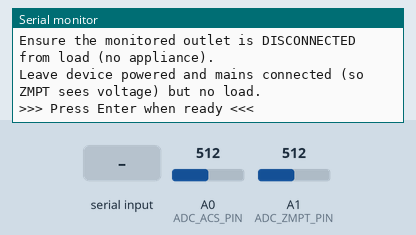
Recording of a sketch running on a simulated Arduino Nano, built with avr-gcc and run on an emulated ATmega328P. Parts: the last lines printed to the serial monitor. The inputs (shaded band) are chosen by the test bench; at power-on: A0 (ADC_ACS_PIN) = 512, A1 (ADC_ZMPT_PIN) = 512.

Above: at 0.9 s.
1.0 s: "90,45\n" received over Serial
At 1.5 s:
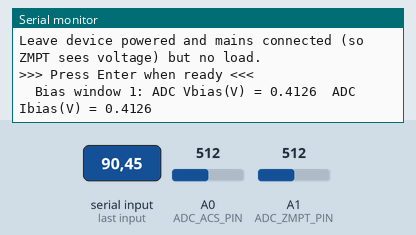
3.3 s: "30,150\n" received over Serial
At 4.5 s:
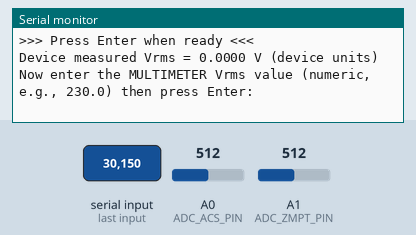
5.0 s: "5\n" received over Serial
At 6.2 s:
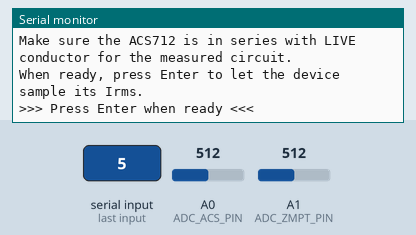
6.5 s: "90\n" received over Serial
At 7.0 s:
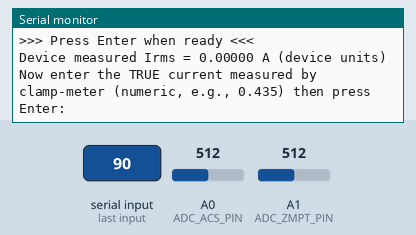
8.2 s: "200\n" received over Serial
At 9.4 s:
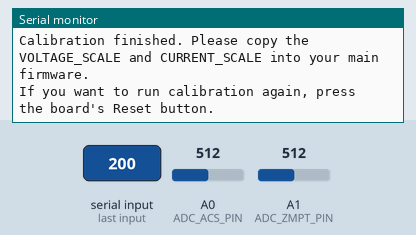

The sketch:

SaveUp_Calibration_V1.ino
```cpp
/*
  Edge AI SaveUp - Calibration script (Serial logger + CSV)
  For: Arduino Nano RP2040 Connect
  Sensors: ACS712-05A -> ADC_ACS, ZMPT101B -> ADC_ZMPT, DHT11 optional
  NOTE: Ensure sensor outputs are within 0-3.3V ADC range before running.
  Author: Muhammad Idris (calibration helper)
*/

#include <Arduino.h>

// === PIN CONFIG ===
const int ADC_ACS_PIN = A0;    // ACS712 output (current) -> ADC
const int ADC_ZMPT_PIN = A1;   // ZMPT101B output (voltage) -> ADC
const int DHT_PIN = 2;         // optional
const unsigned long BAUD = 115200;

// === ADC / sampling config ===
const float Vref = 3.3f;       // RP2040 ADC reference
const int ADC_MAX = 4095;      // 12-bit ADC resolution
const float ADC_TO_V = Vref / ADC_MAX;

// Recommended: sampleFreq = 2000 Hz (2kHz)
const unsigned int SAMPLE_FREQ = 2000;
const unsigned int SAMPLE_PERIOD_US = 1000000UL / SAMPLE_FREQ;

// Sample over N mains cycles. For 50 Hz and 40 samples/cycle -> samplesPerCycle = SAMPLE_FREQ / 50
const unsigned int MAINS_HZ = 50;
const unsigned int SAMPLES_PER_CYCLE = SAMPLE_FREQ / MAINS_HZ;
const unsigned int CYCLES_TO_MEASURE = 10;
const unsigned int SAMPLES_PER_WINDOW = SAMPLES_PER_CYCLE * CYCLES_TO_MEASURE;

// === ACS712 sensitivity for 5A module ===
// NOTE: this is nominal. Use calibration to get real CURRENT_SCALE.
// ACS712-05A typical sensitivity ≈ 185 mV/A when powered at 5V (0.185 V/A).
const float ACS_SENS = 0.185f;  // V per amp (nominal)

// calibration values (to be computed interactively)
float Vbias = 0.0f;
float Ibias = 0.0f;
float VOLTAGE_SCALE = 1.0f;
float CURRENT_SCALE = 1.0f;

// Simple millis timestamp helper
unsigned long t0;

void waitForEnter() {
  Serial.println(F("\n>>> Press Enter when ready <<<"));
  while (true) {
    if (Serial.available()) {
      String s = Serial.readStringUntil('\n');
      break;
    }
    delay(10);
  }
}

// synchronous sample window: returns Vrms, Irms, Pavg (real power)
void measureWindow(unsigned int samples, float &Vrms_out, float &Irms_out, float &Pavg_out) {
  double sum_v2 = 0.0;
  double sum_i2 = 0.0;
  double sum_p = 0.0;

  // stable timing using micros
  unsigned long nextMicros = micros();

  for (unsigned int n = 0; n < samples; ++n) {
    // wait until next sample time
    while ((long)(micros() - nextMicros) < 0) { /* busy wait */ }
    unsigned int rawV = analogRead(ADC_ZMPT_PIN);
    unsigned int rawI = analogRead(ADC_ACS_PIN);

    float vVoltage = rawV * ADC_TO_V;
    float vCurrent = rawI * ADC_TO_V;

    // convert to instantaneous mains units using current offsets and scales (scales default 1)
    float v_inst = (vVoltage - Vbias) * VOLTAGE_SCALE;                 // volts (instant)
    float i_inst = ((vCurrent - Ibias) / ACS_SENS) * CURRENT_SCALE;    // amps (instant)

    sum_v2 += (double)v_inst * (double)v_inst;
    sum_i2 += (double)i_inst * (double)i_inst;
    sum_p  += (double)v_inst * (double)i_inst;

    nextMicros += SAMPLE_PERIOD_US;
  }

  Vrms_out = sqrt(sum_v2 / samples);
  Irms_out = sqrt(sum_i2 / samples);
  Pavg_out = (sum_p / samples);
}

// helper to print CSV header
void printCSVHeader() {
  Serial.println(F("timestamp_ms,Vrms_meas,Irms_meas,Pavg_meas,Vbias_V,Ibias_V,VOLTAGE_SCALE,CURRENT_SCALE"));
}

void setup() {
  Serial.begin(BAUD);
  while (!Serial) delay(10);
  pinMode(ADC_ACS_PIN, INPUT);
  pinMode(ADC_ZMPT_PIN, INPUT);

  Serial.println(F("\n=== SaveUp Calibration Utility ==="));
  Serial.println(F("Interactive calibration for ZMPT101B + ACS712-05A"));
  Serial.println(F("Ensure multimeter is ready and probes are safe."));
  Serial.println(F("Make sure ADC inputs are not driven above 3.3V."));
  Serial.println();

  t0 = millis();

  // Step 1: Zero / bias calibration (no-load)
  Serial.println(F("STEP A: NO-LOAD BIAS MEASUREMENT"));
  Serial.println(F("Ensure the monitored outlet is DISCONNECTED from load (no appliance)."));
  Serial.println(F("Leave device powered and mains connected (so ZMPT sees voltage) but no load."));
  waitForEnter();

  // Measure average ADC voltages for a short time to compute bias offsets
  // We'll take a few windows and average them for stability
  const int windowsForBias = 3;
  double Vbias_acc = 0.0;
  double Ibias_acc = 0.0;
  for (int w = 0; w < windowsForBias; ++w) {
    float Vrms_m, Irms_m, Pavg_m;
    measureWindow(SAMPLES_PER_WINDOW, Vrms_m, Irms_m, Pavg_m);

    // But we need bias in volts at ADC (not Vrms). We'll sample mid-ADC using raw ADC reads average:
    // Simpler: take quick average of raw ADC for each channel over one window
    double avgRawV = 0.0, avgRawI = 0.0;
    unsigned long nextMicros = micros();
    for (unsigned int n = 0; n < SAMPLES_PER_WINDOW; ++n) {
      while ((long)(micros() - nextMicros) < 0) {}
      unsigned int rv = analogRead(ADC_ZMPT_PIN);
      unsigned int ri = analogRead(ADC_ACS_PIN);
      avgRawV += rv;
      avgRawI += ri;
      nextMicros += SAMPLE_PERIOD_US;
    }
    avgRawV /= (double)SAMPLES_PER_WINDOW;
    avgRawI /= (double)SAMPLES_PER_WINDOW;
    double avgVvolts = avgRawV * ADC_TO_V;
    double avgIvolts = avgRawI * ADC_TO_V;
    Vbias_acc += avgVvolts;
    Ibias_acc += avgIvolts;
    Serial.print(F("  Bias window ")); Serial.print(w+1);
    Serial.print(F(": ADC Vbias(V) = ")); Serial.print(avgVvolts, 4);
    Serial.print(F("  ADC Ibias(V) = ")); Serial.println(avgIvolts, 4);
  }
  Vbias = (float)(Vbias_acc / windowsForBias);
  Ibias = (float)(Ibias_acc / windowsForBias);

  Serial.println();
  Serial.print(F("Computed Vbias (ADC volts) = ")); Serial.println(Vbias, 6);
  Serial.print(F("Computed Ibias (ADC volts) = ")); Serial.println(Ibias, 6);
  Serial.println(F("Bias values saved to memory (volatile)."));

  // Step 2: Voltage scaling with multimeter
  Serial.println();
  Serial.println(F("STEP B: VOLTAGE SCALING"));
  Serial.println(F("Connect your trusted multimeter across the mains (LIVE and NEUTRAL)"));
  Serial.println(F("Set meter to AC RMS (e.g., 230V)."));
  Serial.println(F("When ready, press Enter to let the device sample its Vrms."));
  waitForEnter();

  float Vrms_measured = 0.0, Irms_meas_tmp = 0.0, Pavg_tmp = 0.0;
  measureWindow(SAMPLES_PER_WINDOW, Vrms_measured, Irms_meas_tmp, Pavg_tmp);
  Serial.print(F("Device measured Vrms = ")); Serial.print(Vrms_measured, 4);
  Serial.println(F(" V (device units)"));

  Serial.println(F("Now enter the MULTIMETER Vrms value (numeric, e.g., 230.0) then press Enter:"));
  while (!Serial.available()) { delay(10); }
  String vline = Serial.readStringUntil('\n');
  vline.trim();
  float Vrms_true = vline.toFloat();
  if (Vrms_true <= 0.0) {
    Serial.println(F("Invalid input. Using Vrms_true = Vrms_measured (scale = 1)."));
    VOLTAGE_SCALE = 1.0f;
  } else {
    VOLTAGE_SCALE = Vrms_true / Vrms_measured;
  }
  Serial.print(F("Computed VOLTAGE_SCALE = ")); Serial.println(VOLTAGE_SCALE, 6);

  // Step 3: Current scaling with known load and clamp meter
  Serial.println();
  Serial.println(F("STEP C: CURRENT SCALING"));
  Serial.println(F("Attach a reliable known load (or the appliance) and measure current with a clamp meter or multimeter."));
  Serial.println(F("Make sure the ACS712 is in series with LIVE conductor for the measured circuit."));
  Serial.println(F("When ready, press Enter to let the device sample its Irms."));
  waitForEnter();

  float Vrms_tmp2 = 0.0, Irms_measured = 0.0, Pavg_measured = 0.0;
  measureWindow(SAMPLES_PER_WINDOW, Vrms_tmp2, Irms_measured, Pavg_measured);

  Serial.print(F("Device measured Irms = ")); Serial.print(Irms_measured, 5);
  Serial.println(F(" A (device units)"));

  Serial.println(F("Now enter the TRUE current measured by clamp-meter (numeric, e.g., 0.435) then press Enter:"));
  while (!Serial.available()) { delay(10); }
  String iline = Serial.readStringUntil('\n');
  iline.trim();
  float Irms_true = iline.toFloat();
  if (Irms_true <= 0.0) {
    Serial.println(F("Invalid input. Using Irms_true = Irms_measured (scale = 1)."));
    CURRENT_SCALE = 1.0f;
  } else {
    CURRENT_SCALE = Irms_true / Irms_measured;
  }
  Serial.print(F("Computed CURRENT_SCALE = ")); Serial.println(CURRENT_SCALE, 6);

  // Final verification measurement and CSV output
  Serial.println();
  Serial.println(F("=== VERIFICATION MEASUREMENT ==="));
  float Vrms_verify=0, Irms_verify=0, Pavg_verify=0;
  measureWindow(SAMPLES_PER_WINDOW, Vrms_verify, Irms_verify, Pavg_verify);

  float Vrms_real = Vrms_verify * VOLTAGE_SCALE;
  float Irms_real = Irms_verify * CURRENT_SCALE;
  float Pavg_real = Pavg_verify * VOLTAGE_SCALE * CURRENT_SCALE; // approximate

  unsigned long timestamp_ms = millis() - t0;

  // Print computed constants and CSV header + sample line
  Serial.println();
  Serial.println(F("=== CALIBRATION RESULTS ==="));
  Serial.print(F("Vbias (ADC volts) = ")); Serial.println(Vbias, 6);
  Serial.print(F("Ibias (ADC volts) = ")); Serial.println(Ibias, 6);
  Serial.print(F("VOLTAGE_SCALE = ")); Serial.println(VOLTAGE_SCALE, 9);
  Serial.print(F("CURRENT_SCALE = ")); Serial.println(CURRENT_SCALE, 9);

  Serial.println();
  Serial.println(F("CSV header and sample line (copy to spreadsheet):"));
  printCSVHeader();
  // Output CSV line
  Serial.print(timestamp_ms); Serial.print(',');
  Serial.print(Vrms_real, 5); Serial.print(',');
  Serial.print(Irms_real, 6); Serial.print(',');
  Serial.print(Pavg_real, 6); Serial.print(',');
  Serial.print(Vbias, 6); Serial.print(',');
  Serial.print(Ibias, 6); Serial.print(',');
  Serial.print(VOLTAGE_SCALE, 9); Serial.print(',');
  Serial.println(CURRENT_SCALE, 9);

  Serial.println();
  Serial.println(F("Calibration finished. Please copy the VOLTAGE_SCALE and CURRENT_SCALE into your main firmware."));
  Serial.println(F("If you want to run calibration again, press the board's Reset button."));
}

void loop() {
  // calibration runs in setup(); nothing in loop
  delay(1000);
}
```

Measured:
- after the input at 1.0 s, the serial monitor: prints a new line after 0.40 s (image 1)
- after the input at 3.3 s, the serial monitor: prints a new line after 0.20 s (image 2)
- after the input at 5.0 s, the serial monitor: prints a new line at once (image 3)
- after the input at 6.5 s, the serial monitor: prints a new line after 0.21 s (image 4)
- after the input at 8.2 s, the serial monitor: prints a new line at once (image 5)
